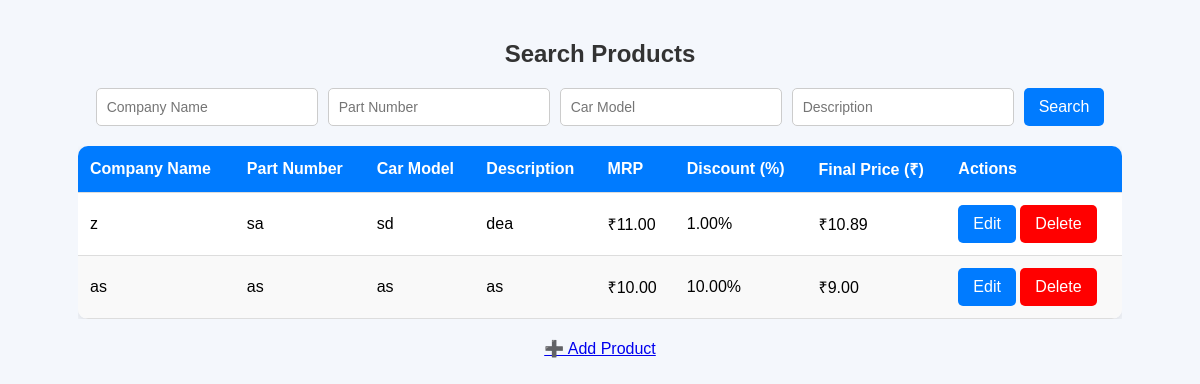
The app's page /o/search/ (signed in), older data.
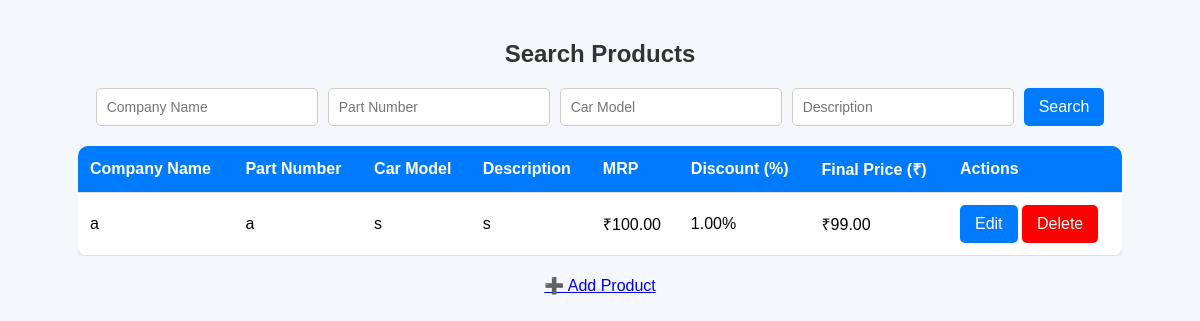
The same page, newer data.
### authentication/models.py (models this page shows, shortened)
class Product(models.Model):
    company_name = models.CharField(max_length=255)
    part_number = models.CharField(max_length=255, unique=True)
    car_model = models.CharField(max_length=255)
    description = models.TextField()
    mrp = models.DecimalField(max_digits=10, decimal_places=2)
    discount = models.DecimalField(max_digits=5, decimal_places=2)
    final_price = models.DecimalField(max_digits=10, decimal_places=2, editable=False)

### owner/views.py (the view)
# urls.py: path("search/", views.search_product, name="search_product"),
@login_required(login_url='userlogin')
def search_product(request):
    query_company = request.GET.get("company_name", "")
    query_part = request.GET.get("part_number", "")
    query_car_model = request.GET.get("car_model", "")
    query_description = request.GET.get("description", "")
    products = Product.objects.all()
    if query_company:
        products = products.filter(company_name__icontains=query_company)
    if query_part:
        products = products.filter(part_number__icontains=query_part)
    if query_car_model:
        products = products.filter(car_model__icontains=query_car_model)
    if query_description:
        products = products.filter(description__icontains=query_description)
    return render(request, "search_product.html", {
        "products": products,
        "query_company": query_company,
        "query_part": query_part,
        "query_car_model": query_car_model,
        "query_description": query_description,
    })

### owner/templates/search_product.html (shortened to what this page needs)
<!DOCTYPE html>
<html lang="en">
<head>
</head>
<body>
    <h2>Search Products</h2>
    <form method="get" class="search-container">
        <input type="text" name="company_name" value="{{ query_company }}" placeholder="Company Name">
        <input type="text" name="part_number" value="{{ query_part }}" placeholder="Part Number">
        <input type="text" name="car_model" value="{{ query_car_model }}" placeholder="Car Model">
        <input type="text" name="description" value="{{ query_description }}" placeholder="Description">
        <button type="submit">Search</button>
    </form>
    {% if products %}
        <div class="table-container">
            <table>
                <thead>
                    <tr>
                        <th>Company Name</th>
                        <th>Part Number</th>
                        <th>Car Model</th>
                        <th>Description</th>
                        <th>MRP</th>
                        <th>Discount (%)</th>
                        <th>Final Price (₹)</th>
                        <th>Actions</th>
                    </tr>
                </thead>
                <tbody>
                    {% for product in products %}
                        <tr>
                            <td>{{ product.company_name }}</td>
                            <td>{{ product.part_number }}</td>
                            <td>{{ product.car_model }}</td>
                            <td>{{ product.description }}</td>
                            <td>₹{{ product.mrp }}</td>
                            <td>{{ product.discount }}%</td>
                            <td>₹{{ product.final_price }}</td>
                            <td>
                                <button onclick="openEditModal('{{ product.id }}', '{{ product.company_name }}', '{{ product.part_number }}', '{{ product.car_model }}', '{{ product.description }}')">Edit</button>
                                <a href="{% url 'delete_product' product.id %}" onclick="return confirm('Are you sure?')">
                                    <button style="background-color: red;">Delete</button>
                                </a>
                            </td>
                        </tr>
                    {% endfor %}
                </tbody>
            </table>
        </div>
    {% else %}
        <p class="no-products">No products found</p>
    {% endif %}
    <a href="{% url 'add_product' %}" class="add-product">➕ Add Product</a>
</body>
</html>

### owner/templates/search_product.html (style rules this page uses)
body { font-family: Arial, sans-serif; background-color: #f4f7fc; margin: 0; padding: 20px; text-align: center; }
h2 { color: #333; }
.search-container { display: flex; flex-wrap: wrap; justify-content: center; gap: 10px; margin-bottom: 20px; }
input { padding: 10px; width: 200px; border-radius: 5px; border: 1px solid #ccc; font-size: 14px; }
button { background-color: #007bff; color: white; border: none; padding: 10px 15px; font-size: 16px; cursor: pointer; border-radius: 5px; transition: background 0.3s ease; }
.table-container { margin: 20px auto; width: 90%; overflow-x: auto; }
table { width: 100%; border-collapse: collapse; background: white; box-shadow: 0px 4px 10px rgba(0, 0, 0, 0.1); border-radius: 10px; overflow: hidden; }
th, td { padding: 12px; text-align: left; border-bottom: 1px solid #ddd; }
th { background-color: #007bff; color: white; }

Row changes from the older to the newer data that the page shows:
removed Product: company_name "z", part_number "sa", car_model "sd", description "dea", mrp "11.00", discount "1.00", final_price "10.89"
removed Product: company_name "as", part_number "as", car_model "as", description "as", mrp "10.00", discount "10.00", final_price "9.00"
added Product: company_name "a", part_number "a", car_model "s", description "s", mrp "100.00", discount "1.00", final_price "99.00"
